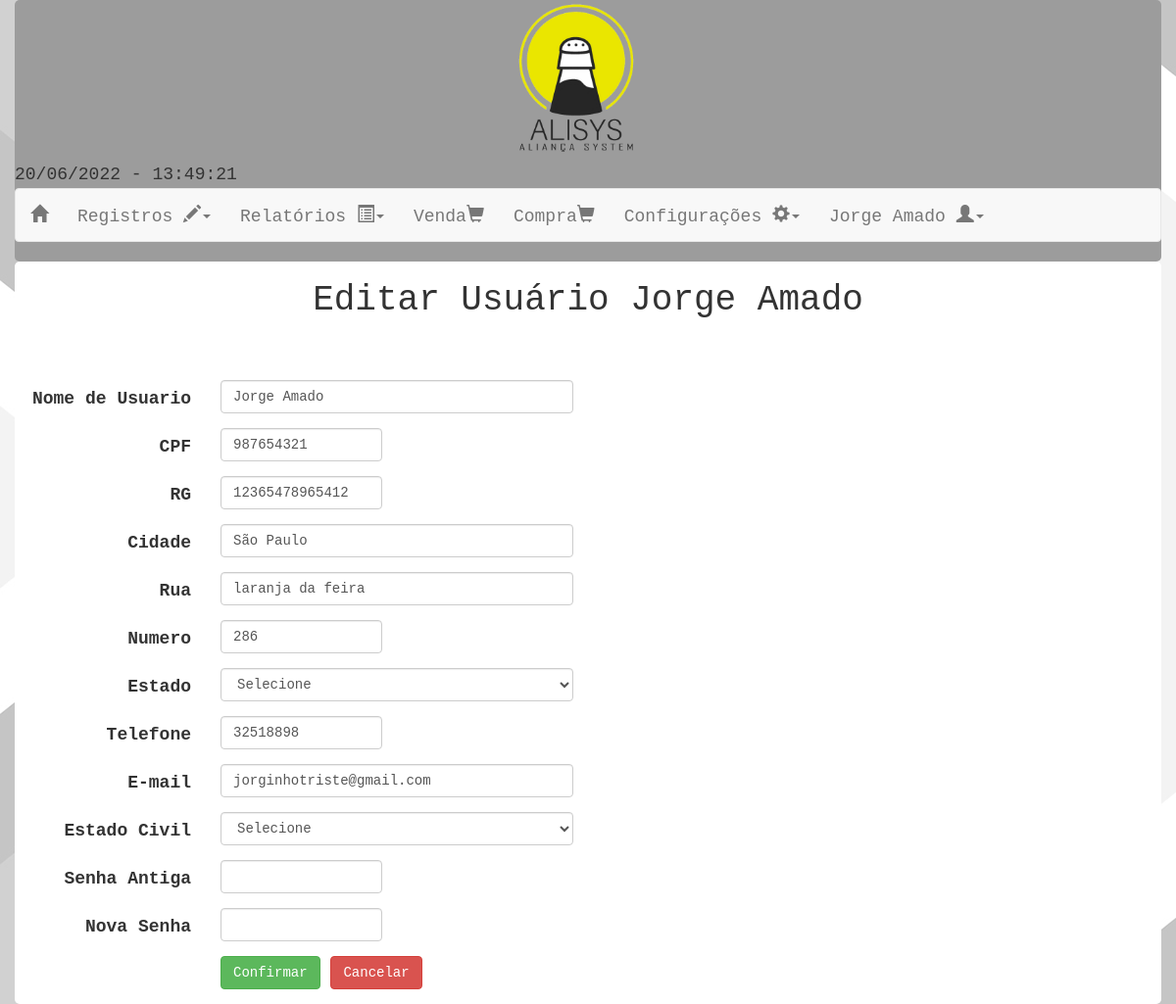
Page /AliSys_interface/ManterUsuario/Manutencao/Edicao/EditarUsuario.php?cpf=987654321 (signed in) on the committed database.
### tables this page shows
create table usuario(
	codigo       int auto_increment primary key,
    nome         varchar(50) not null,
    cpf          varchar(20) not null,
    rg           varchar(20) not null,
    estcivil     varchar(20) not null,
    datanasc     date        not null,
    tipous       varchar(20) not null,
    uf           varchar(2)  not null,
    cidade       varchar(50),
    rua          varchar(50),
    numero       int ,
    email        varchar(60),
    telefone     varchar(20),
    senha        varchar(100) not null
);

### AliSys_interface/ManterUsuario/Manutencao/Edicao/EditarUsuario.php (the view, shortened to what this page needs)
<!DOCTYPE html>
<html>
    <head>
        <link rel="stylesheet" href="../../../bootstrap-3.3.6-dist/css/bootstrap.min.css">
    </head>
    <body onload="javascript:exibeDataHora('hora');" style='background-attachment:fixed;' background="../../../imagens/madeira.jpg" bgproperties="fixed">
       <?php
        include '../../../cabeca.php';
       ?>
        <div class="container">
        <?php
        include '../../../ConectaBanco.php';
        $busca = "select * from usuario where cpf=" . $_GET['cpf'] . ";";
        $resultado = mysqli_query($conexao, $busca);
        $usuario = mysqli_fetch_assoc($resultado);
        echo '
            <h1 class="text-center" >Editar Usuário ' . $usuario['nome'] . '</h1></br></br>
<form class="form-horizontal" method="POST" action="EditarUsuarioMesmo.php">
 <input type="hidden" name="codigo" value="'.$usuario['codigo'].'">
    <div class="form-group">
        <label for="nome" class="col-md-2  control-label">Nome de Usuario</label>
        <div class="col-md-4">
            <input type="text" name="nome" class="form-control"  id="nome" value="'.$usuario['nome'].'" maxlength="50" placeholder="">
        </div>
    </div>
    <div class="form-group">
        <label for="cpf" class="col-md-2  control-label">CPF</label>
        <div class="col-md-2">
            <input type="number" class="form-control" name="cpf" value="'.$usuario['cpf'].'" required min="0" maxlength="20" id="cpf" >
        </div>
    </div>
    <div class="form-group">
        <label for="rg" class="col-md-2  control-label">RG</label>
        <div class="col-md-2">
            <input type="number" class="form-control" name="rg" value="'.$usuario['rg'].'" maxlength="20" min="0" id="rg" >
        </div>
    </div>
    <div class="form-group">
        <label for="cidade" class="col-md-2  control-label">Cidade</label>
        <div class="col-md-4">
            <input type="text" class="form-control" name="cidade" value="'.$usuario['cidade'].'" id="cidade" maxlength="50" placeholder="">
        </div>
    </div>
    <div class="form-group">
        <label for="rua" class="col-md-2  control-label">Rua</label>
        <div class="col-md-4">
            <input type="text" class="form-control" name="rua" value="'.$usuario['rua'].'" required maxlength="50" id="rua" >
        </div>
    </div>
    <div class="form-group">
        <label for="numero" class="col-md-2  control-label">Numero</label>
        <div class="col-md-2">
            <input type="number" class="form-control" name="numero" value="'.$usuario['numero'].'" required min="0" maxlength="5" id="numero" >
        </div>
    </div>
    <div class="form-group">
        <label for="uf" class="col-md-2  control-label">Estado</label>
        <div class="col-md-4">
            <select class="form-control" name="uf" id="uf">
                <option value="">Selecione</option>
            </select>
        </div>
    </div>
    <div class="form-group">
        <label for="telefone" class="col-md-2  control-label">Telefone</label>
        <div class="col-md-2">
            <input type="tel" class="form-control" value="'.$usuario['telefone'].'" name="telefone"required id="telefone" maxlength="20" placeholder="">
        </div>
    </div>
    <div class="form-group">
        <label for="email" class="col-md-2  control-label">E-mail</label>
        <div class="col-md-4">
            <input type="email" class="form-control" name="email" value="'.$usuario['email'].'" required maxlength="60" id="email">
        </div>
    </div>
    <div class="form-group">
        <label for="estcivil" class="col-md-2  control-label">Estado Civil</label>
        <div class="col-md-4">
            <select class="form-control" name="estcivil" id="estcivil">
                <option value="#">Selecione</option>
            </select>
        </div>
    </div>
    <div class="form-group">
        <label for="senhaant" class="col-md-2  control-label">Senha Antiga</label>
        <div class="col-md-2">
            <input type="password" class="form-control" name="senhaant" required maxlength="10" id="senhaant">
        </div>
    </div>
    <div class="form-group">
        <label for="senha" class="col-md-2  control-label">Nova Senha</label>
        <div class="col-md-2">
            <input type="password" class="form-control" name="senha" required maxlength="10" id="senha">
        </div>
    </div>
        <div class="form-group">
            <div class="col-md-offset-2 col-sm-4">
                <button type="submit"class="btn btn-success">Confirmar</button>
                <a class="btn btn-danger" href="VizualizarPerfil.php">Cancelar</a>
            </div>
        </div>
    </div>
        ';
        ?>
    </body>
</html>

### AliSys_interface/cabeca.php (shortened to what this page needs)
<?php
$raiz = $_SERVER['DOCUMENT_ROOT'];
include $raiz . '/AliSys_interface/ConectaBanco.php';
?>
<div  class="container"  style='background-color: #9C9C9C '>
    <div class="col-lg-offset-5">
        <img  style="width: 25%" src="/AliSys_interface/imagens/logo1.png" />
    </div>
    <div class="row" >
<div  id="hora"></div>
        <nav class="navbar navbar-default ">
            <div  >
                <div class="navbar-header">
                    <a class="navbar-brand" href="/Alisys_interface/Inicio.php"> <span class="glyphicon glyphicon-home"></span></a>
                </div>
                <div class="collapse navbar-collapse">
                    <ul class="nav navbar-nav">
                        <li class="dropdown">
                            <a href="#" class="dropdown-toggle" data-toggle="dropdown" role="button" aria-haspopup="true" aria-expanded="false">Registros <span class="glyphicon glyphicon-pencil"></span><span class="caret"></span></a>
                        </li>
                        <li class="dropdown">
                            <a href="#" class="dropdown-toggle" data-toggle="dropdown" role="button" aria-haspopup="true" aria-expanded="false">Relatórios <span class="glyphicon glyphicon-list-alt"></span><span class="caret"></span></a>
                        </li>
                        <li class="dropdown">
                            <a href="/AliSys_interface/Venda/Realizar/FormVenda.php" aria-haspopup="true" aria-expanded="false">Venda<span class="glyphicon glyphicon-shopping-cart"></span></a>
                        </li>
                        <li class="dropdown">
                            <a href="/AliSys_interface/Compra/Realizar/FormCompra.php" aria-haspopup="true" aria-expanded="false">Compra<span class="glyphicon glyphicon-shopping-cart"></span></a>
                        </li>
                        <li class="dropdown">
                            <a href="#" class="dropdown-toggle" data-toggle="dropdown" role="button" aria-haspopup="true" aria-expanded="false">Configurações <span class="glyphicon glyphicon-cog"></span><span class="caret"></span></a>
                        </li>
                        <?php
                        if (isset($_SESSION['user'])) {
                            $que = $_SESSION['user'];
                            $busca = "select * from usuario where cpf= $que;";
                            $resultado = mysqli_query($conexao, $busca);
                            $usuario = mysqli_fetch_assoc($resultado);
                            echo '
                                                <li class="dropdown">
                                                     <a  data-toggle="dropdown" role="button" aria-haspopup="true" aria-expanded="false">
                                                      ' . $usuario['nome'] . ' <span class="glyphicon glyphicon-user dropdown-toggle"></span><span class="caret"></span></a>
                                                    <ul class="dropdown-menu">
                                                        <li><a href="/AliSys_interface/ManterUsuario/Manutencao/Edicao/VizualizarPerfil.php">Visualizar Perfil</a></li>
                                                        <li><a href="/AliSys_interface/ManterUsuario/Manutencao/Edicao/EditarUsuario.php?cpf=' . $_SESSION['user'] . '">Editar Perfil</a></li>
                                                        <li><a href="/AliSys_interface/Login/Logout.php">Sair</a></li>
                                                    </ul>
                                                </li>';
                        }
                        ?>
                    </ul>
                </div>
            </div>
        </nav>
    </div>
</div>

### rows in the picture
usuario: nome "Jorge Amado", cpf "987654321", rg "12365478965412", cidade "São Paulo", rua "laranja da feira", numero "286", telefone "32518898", email "jorginhotriste@gmail.com"
